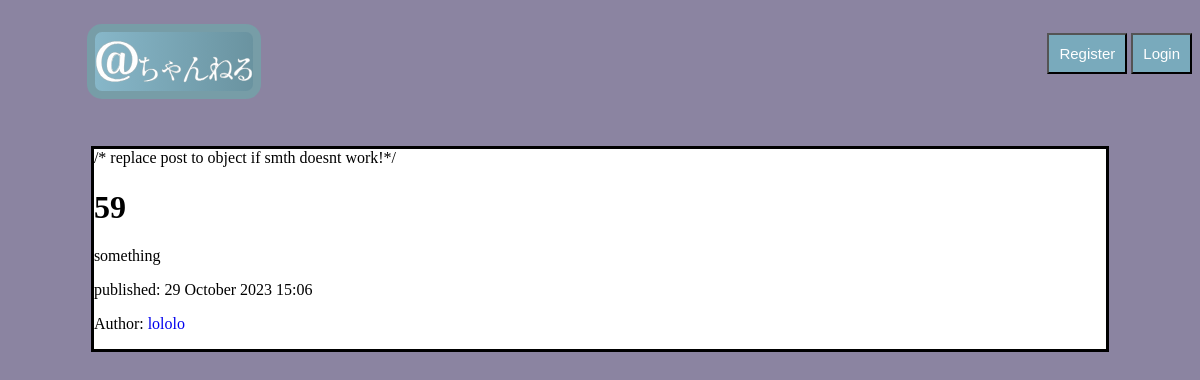
The app's page /comment/59 with its own data.
### blog/models.py (models this page shows, shortened)
class News(models.Model):
    text = models.TextField("Text", max_length= 500)
    date = models.DateTimeField('date', default=timezone.now)
    author = models.ForeignKey(User, verbose_name='author', on_delete=models.CASCADE,  null=True, blank=True)
    thread = models.ForeignKey(Threads, verbose_name='thread', on_delete=models.CASCADE, null=True)
    img = models.ImageField("img", upload_to="posts_images/", null=True, blank= True)
    rand_id = models.TextField("rand_id", null=True, blank=True, default=" ")
    def __str__(self):
        return f'{self.pk}'
    class Meta:
        verbose_name = 'New'
        verbose_name_plural = 'News'

### blog/views.py (the view)
# urls.py: path('comment/<int:pk>', views.PostDetailView.as_view(), name='comment-detail'),
class PostDetailView(DetailView):
    model = News
    template_name = 'blog/news_detail.html'
    context_object_name = 'post'
    def get_context_data(self, **kwards):
        ctx = super(PostDetailView, self).get_context_data(**kwards)
        ctx['title'] = News.objects.get(pk=self.kwargs['pk'])
        return ctx

### blog/templates/blog/news_detail.html (shortened to what this page needs)
{% extends 'blog/base.html' %}
{% block content %}
/* replace post to object if smth doesnt work!*/
    <h1>{{ title }}</h1>
        <div>
            <p>{{ post.text|safe }}</p>
            <div>
                <div class="mt-2">
                    <span class="text-muted" >published: {{ post.date|date:"d E Y H:i" }}</span>
                    {% if post.author %}
                        <p>Author: <a href="{% url 'user-comment' object.author %}">{{ object.author }}</a></p>
                    {% else %}
                        <p>Author: <b>Anonymous</b>, date: {{ post.date|date }}</p>
                    {% endif %}
                </div>
            </div>
        </div>
{% endblock %}

### static/blog/base.css (style rules this page uses)
:root { --background-color: #8b84a1; --container-bg: #fff; --channel-bg: #79aabc; --channel-border-color: #779da7; --popular-border-color: #b8b3c4; --text-color-white: white; --text-color-black: black; --text-color-header-mini: #33ccff; --btn-bg: #79aabc; }
body { background: var(--background-color); }
a { text-decoration: none; }

### records on screen
News: id "59", text "something", date "29 October 2023 15:06", author "lololo"
